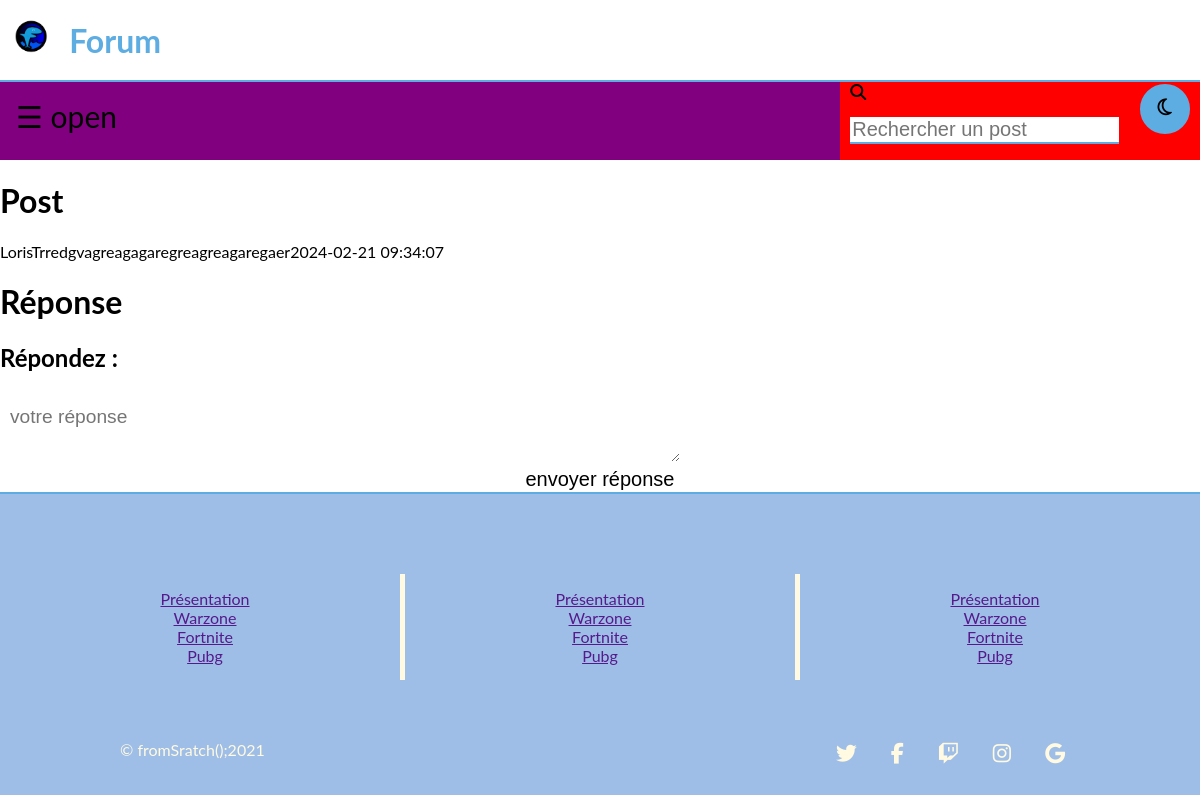
The page /index.php?p=voirpost&id=2 (signed in) on the database as committed earlier.
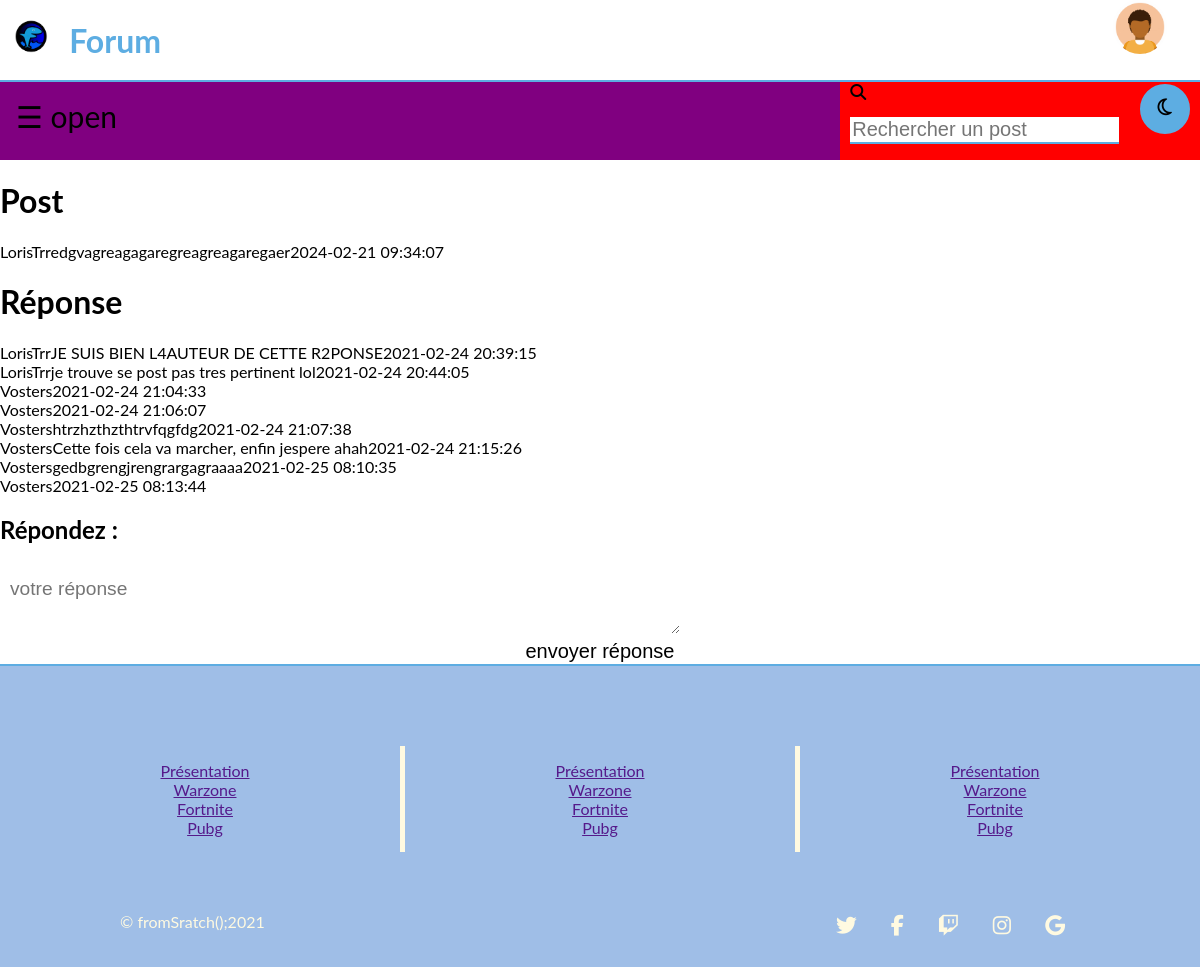
The same page on the database as committed later.
### tables this page shows
CREATE TABLE `post` (
  `id` bigint(20) NOT NULL,
  `titre` varchar(70) NOT NULL,
  `contenu` longtext NOT NULL,
  `id_utilisateur` bigint(20) NOT NULL,
  `date_publication` timestamp NOT NULL DEFAULT current_timestamp(),
  `isclosed` int(1) NOT NULL,
  `categorie` int(4) NOT NULL,
  `nb_like` int(255) DEFAULT NULL,
  `nb_mess` int(255) NOT NULL
);

CREATE TABLE `utilisateur` (
  `id` bigint(20) NOT NULL,
  `surname` varchar(30) NOT NULL,
  `name` varchar(30) NOT NULL,
  `username` varchar(40) NOT NULL,
  `mail` varchar(150) NOT NULL,
  `password` varchar(100) NOT NULL,
  `birthday` date NOT NULL,
  `avatar` text NOT NULL,
  `ban` int(11) NOT NULL,
  `id_droit` int(11) NOT NULL
);

CREATE TABLE `message` (
  `id` bigint(20) NOT NULL,
  `id_post` bigint(20) NOT NULL,
  `message` varchar(1000) NOT NULL,
  `id_utilisateur` bigint(20) NOT NULL,
  `date_reponse` timestamp NOT NULL DEFAULT current_timestamp() ON UPDATE current_timestamp()
);

### controlers/voirpost.php (called while the page is built)
<?php
	$id_post = $_GET['id'];
	require 'models/function_post.php';
	require 'view/header_index.php';
	$post = affiche_post($bdd,$id_post);
	$comm = affiche_comment($bdd,$id_post);
	require 'view/main_post.php';
	require 'view/footer_index.php';
?>

### models/function_post.php (called while the page is built, shortened)
<?php
function affiche_post($bdd,$id_post){
	$reponse = $bdd->prepare('SELECT uti.username, uti.avatar,po.titre, po.contenu, po.date_publication, po.isclosed from post as po inner join utilisateur as uti on uti.id = po.id_utilisateur where po.id = ?');
		$reponse->execute(array($id_post));
		$result = $reponse->fetchAll();
		return $result;
}
function affiche_comment($bdd,$id_post){
	$reponse = $bdd->prepare('SELECT mess.date_reponse, mess.message , uti.username FROM message AS mess INNER JOIN utilisateur as uti on mess.id_utilisateur = uti.id where mess.id_post = ?');
		$reponse->execute(array($id_post));
		$result = $reponse->fetchAll();
		return $result;
}
?>

### view/main_post.php (the view)
	<h1> Post </h2>
	<div>
		<?php
			foreach ($post as $value) {
				echo $value['username'], $value['titre'],$value['contenu'],$value['date_publication'].'<br>';
			}
		?>
	</div>
	<h1> Réponse </h1>
	<div>
		<?php
			foreach ($comm as $value) { ?>
				<div class="commentaire">
					<div class="username">
						<?php echo $value['username'];?>
					</div>
					<div class="contenu">
						<?php echo $value['message'] ;?>
					</div>
					<div class="date">
						<?php echo $value['date_reponse'];?>
					</div>
				</div>
		<?php
			}
		?>
	</div>
	<h2> Répondez : </h2>
	<form action="index.php?p=a_create_comm&id=<?php echo $id_post;?>" method="post">
		<textarea id="editor" name="message" minlength="20" placeholder='votre réponse'></textarea>
		<input class="form_input" type="submit" id='submit' value='envoyer réponse'>
	</form>
</main>

### index.php (shortened to what this page needs)
<?php
	require 'models/connect_bdd.php';
	$page = 'accueil';
	if(isset($_GET['p'])){
		$page = $_GET['p'];
	}
	if(isset($_SESSION['avatar'])){
		$avatar = $_SESSION['avatar'];
	}
	if($page == 'voirpost' && isset($_GET['id'])){
		include_once 'controlers/voirpost.php';
	}
?>

### view/header_index.php (shortened to what this page needs)
<!DOCTYPE html>
<html lang="fr">
	<head>
		<link rel="stylesheet" type="text/css" href="CSS/style_clair.css" media="all" id="theme-link" >
		<link rel="stylesheet" href="https://cdnjs.cloudflare.com/ajax/libs/font-awesome/4.7.0/css/font-awesome.css">
		<link rel="stylesheet" href="font/font-awesome.css">
		<link rel="stylesheet" href="css/wbbtheme.css">
	</head>
  	<body>
  		<header>
		  	<div class="titre">
				<a href="index.php">
					<img src="images/dessin.png" class="logo" alt='image logo'>
				</a>
				<a href="index.php" class="lien-titre">
					<h1 class="txt-titre"> Forum </h1>
				</a>
		  	</div>
		  	<?php
		  		if(!isset($_SESSION['id'])){
		  	?>
				  	<div class="connexion">
				  		<div class="bouton-register">
					  		<a id="connect" href="index.php?p=register">
								<button class="bouton-R" type="button">
									<p class="txt-bouton-connexion"> Register </p>
								</button>
							</a>
						</div>
						<div class="bouton-login">
						  	<a id="connect" href="index.php?p=login">
								<button class="bouton-L" type="button">
									<p class="txt-bouton-connexion"> Log In </p>
								</button>
							</a>
						</div>
					</div>
			<?php
				}
				else{
			?>
					<div class="bouton-profil">
		                	<img src='<?php echo $avatar ; ?>' class="avatar" alt=""/>
		        	</div>
			<?php
				}
			?>
		</header>
		<main>
			<div class="header-bot">
				<div id="main">
					<span style="font-size:30px;cursor:pointer" onclick="openNav()">&#9776; open</span>
				</div>
				<div class="search-et-theme">
					<div class="search">
						<div class="fa fa-search">
						</div>
						<form method="get">
							<p>
								<input class="form_input" type="search" name="q" placeholder="Rechercher un post" required minlength="1" maxlength="1000"/>
							</p>
						</form>
					</div>
					<div class="bouton-theme">
						<span id="theme">
							<button class="bouton-T" type="button">
								<div class="fa fa-moon-o">
								</div>
							</button>
						</span>
					</div>
				</div>
			</div>

### view/footer_index.php (shortened to what this page needs)
		<footer>
			<div id='lien'>
				<div id="bouton">
					<ul id="navigation">
						<li><a href="" title="">Présentation</a></li>
						<li><a href="" title="">Warzone</a></li>
						<li><a href="" title="">Fortnite</a></li>
						<li><a href="" title="">Pubg</a></li>
					</ul>
				</div>
				<div id="bouton1">
					<ul id="navigation">
						<li><a href="" title="">Présentation</a></li>
						<li><a href="" title="">Warzone</a></li>
						<li><a href="" title="">Fortnite</a></li>
						<li><a href="" title="">Pubg</a></li>
					</ul>
				</div>
				<div id="bouton2">
					<ul id="navigation">
						<li><a href="" title="">Présentation</a></li>
						<li><a href="" title="">Warzone</a></li>
						<li><a href="" title="">Fortnite</a></li>
						<li><a href="" title="">Pubg</a></li>
					</ul>
				</div>
			</div>
			<div id='copyrighteticons'>
				<div id='copyright' >
					<span>© fromSratch();2021</span>
				</div>
				<div id='icons'>
					<a href="http://www.twitter.fr"><i class="fa fa-twitter"></i></a>
					<a href="http://www.facebook.fr"><i class="fa fa-facebook"></i></a>
					<a href="http://www.twitch.com"><i class="fa fa-twitch"></i></a>
					<a href="http://www.instagrm.com"><i class="fa fa-instagram"></i></a>
					<a href="http://www.google.com"><i class="fa fa-google"></i></a>
				</div>
			</div>
		</footer>
	</body>
</html>

### CSS/style_clair.css (style rules this page uses)
html { margin: 0; height: 100%; }
body { background-color: white; margin: 0; height: 100%; font-family: "Lato", sans-serif; transition: background-color .5s; }
header { height: 10%; width: 100%; display: flex; justify-content: space-between; text-align: center; border-bottom: 2px solid rgb(93, 173, 226); }
.logo { width: 95%; height: auto; }
.titre { display: flex; align-items: center; flex-direction: row; width: 13%; margin: 5px; }
.txt-titre { color: rgb(93, 173, 226); }
.lien-titre { text-decoration: none; }
#main { transition: margin-left .5s; padding: 16px; }
.header-bot { background-color: purple; display: flex; flex-direction: row; justify-content: space-between; }
.search-et-theme { background-color: red; width: 30%; display: flex; flex-direction: row; justify-content: space-around; }
.bouton-T { height: 50px; width: 50px; background-color: rgb(93, 173, 226); border: 2px solid rgb(93, 173, 226); border-radius: 1000px; display: flex; justify-content: center; }
.fa-moon-o { height: 40px; width: auto; }
.bouton-profil { width:10%; position: relative; display: inline-block; }
.avatar { width : 45%; clip-path:ellipse(50% 50%); }
main { width: 100%; }
input[type=text], input[type=email], input[type=password], input[type=submit], input[type=search] { border: none; border-bottom: 2px solid rgb(93, 173, 226); background-color: white; width: 100%; font-size: 20px; }
.commentaire { display: flex; }
footer { padding: 20px 0 10px 0; background-color : rgb(159, 190, 231); color: #FFFAE1; text-align : center; position: static; }
footer input, textarea, button { border: none; width: 55%; padding: 12px 10px; margin: 2px 0; font-size: 1.2em; font-family: 'Advent pro', sans-serif; border-radius: 8px; }
#copyrighteticons { display: flex; margin-bottom: 20px; padding: 0 10%; }
#copyright { width: 50%; text-align: left; color: #FFFAE1; }
#icons { width: 50%; text-align: right; }
#icons a { display: inline-block; padding: 0 15px; font-size: 1.3em; color: #FFFAE1; }
#lien { display: flex; justify-content: center; margin: 60px auto; height: 100%; }
#bouton { width: 30%; padding: 15px; }
#bouton1 { width: 30%; border-left: solid 5px #FFFAE1; border-right: solid 5px #FFFAE1; padding: 15px; }
#bouton2 { width: 30%; padding: 15px; }
footer ul { list-style-type: none; margin: 0; padding: 0; }
footer li { list-style-type: none; }

### CSS/wbbtheme.css (style rules this page uses)
html { height:100% !important; }

Rows that differ between the two databases and show on the page:
added message: id_utilisateur.username "LorisTrr", message "JE SUIS BIEN L4AUTEUR DE CETTE R2PONSE", date_reponse "2021-02-24 20:39:15"
added message: id_utilisateur.username "LorisTrr", message "je trouve se post pas tres pertinent lol", date_reponse "2021-02-24 20:44:05"
added message: id_utilisateur.username "Vosters", date_reponse "2021-02-24 21:04:33"
added message: id_utilisateur.username "Vosters", date_reponse "2021-02-24 21:06:07"
added message: id_utilisateur.username "Vosters", message "htrzhzthzthtrvfqgfdg", date_reponse "2021-02-24 21:07:38"
added message: id_utilisateur.username "Vosters", message "Cette fois cela va marcher, enfin jespere ahah", date_reponse "2021-02-24 21:15:26"
added message: id_utilisateur.username "Vosters", message "gedbgrengjrengrargagraaaa", date_reponse "2021-02-25 08:10:35"
added message: id_utilisateur.username "Vosters", date_reponse "2021-02-25 08:13:44"
